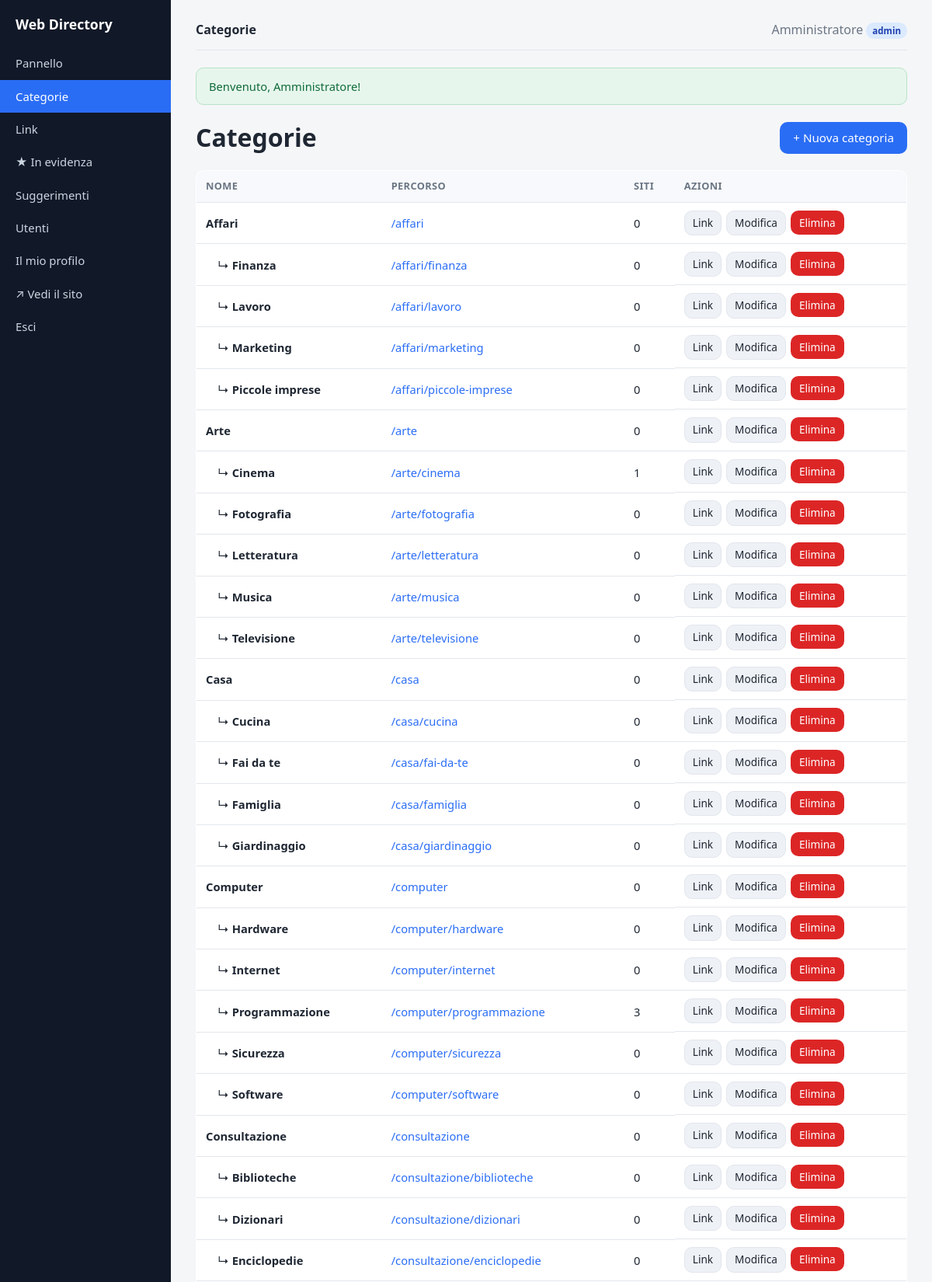
The app's page /admin/categories (signed in, upper part) with its own data.
### tables this page shows
CREATE TABLE `categories` (
  `id`          INT UNSIGNED NOT NULL AUTO_INCREMENT,
  `parent_id`   INT UNSIGNED NULL,
  `name`        VARCHAR(160) NOT NULL,
  `slug`        VARCHAR(180) NOT NULL,
  `path`        VARCHAR(2000) NOT NULL DEFAULT '',   
  `description` TEXT NULL,
  `sort_order`  INT NOT NULL DEFAULT 0,
  `created_at`  DATETIME NOT NULL DEFAULT CURRENT_TIMESTAMP,
  PRIMARY KEY (`id`),
  KEY `idx_categories_parent` (`parent_id`),
  KEY `idx_categories_path` (`path`(191)),
  CONSTRAINT `fk_categories_parent` FOREIGN KEY (`parent_id`)
      REFERENCES `categories`(`id`) ON DELETE CASCADE
);

### app/helpers.php (called while the page is built, shortened)
<?php
function e(?string $v): string
{
    return htmlspecialchars((string) $v, ENT_QUOTES | ENT_SUBSTITUTE, 'UTF-8');
}
function url(string $path = ''): string
{
    global $CONFIG;
    $base = rtrim($CONFIG['site']['base_url'] ?? '', '/');
    $path = '/' . ltrim($path, '/');
    return $base . ($path === '/' ? '/' : $path);
}
function view(string $view, array $data = [], string $layout = 'layout'): void
{
    extract($data, EXTR_SKIP);
    require APP_PATH . '/views/' . $view . '.php';
}

### app/controllers/AdminController.php (called while the page is built, shortened)
<?php
class AdminController
{
    public static function categories(): void
    {
        self::render('admin/categories', [
            'title'      => 'Categorie',
            'categories' => Category::all(),
        ]);
    }
    private static function render(string $view, array $data): void
    {
        $data['pending_badge'] = Link::pendingCount();
        view($view, $data, 'admin_layout');
    }
}

### app/config.php (called while the page is built)
<?php
return [
    'db' => [
        'driver'  => getenv('DB_DRIVER') ?: 'mysql',
        'host'    => getenv('DB_HOST') ?: '127.0.0.1',
        'name'    => getenv('DB_NAME') ?: 'dircms',
        'user'    => getenv('DB_USER') ?: 'root',
        'pass'    => getenv('DB_PASS') ?: '',
        'charset' => 'utf8mb4',
    ],
    'site' => [
        'name'     => 'Web Directory',
        'base_url' => '',
        'url'      => getenv('SITE_URL') ?: 'https://webdirectory.link',
    ],
    'per_page' => 20,
    'adsense' => [
        'client' => getenv('ADSENSE_CLIENT') ?: '',
        'slot'   => getenv('ADSENSE_SLOT') ?: '',
    ],
    'antispam' => [
        'enabled'  => true,
        'min_secs' => 3,
    ],
];

### app/models/Category.php (called while the page is built, shortened)
<?php
class Category
{
    public static function db(): PDO
    {
        return Database::pdo();
    }
    public static function all(): array
    {
        return self::db()->query(
            'SELECT * FROM categories ORDER BY path'
        )->fetchAll();
    }
    public static function linkCount(int $categoryId): int
    {
        $st = self::db()->prepare(
            "SELECT COUNT(*) FROM links WHERE category_id = ? AND status = 'approved'"
        );
        $st->execute([$categoryId]);
        return (int) $st->fetchColumn();
    }
}

### app/Database.php (called while the page is built, shortened)
<?php
class Database
{
    private static ?PDO $pdo = null;
    public static function connect(array $cfg): PDO
    {
        $dsn = sprintf(
            'mysql:host=%s;dbname=%s;charset=%s',
            $cfg['host'],
            $cfg['name'],
            $cfg['charset']
        );
        self::$pdo = new PDO($dsn, $cfg['user'], $cfg['pass'], [
            PDO::ATTR_ERRMODE            => PDO::ERRMODE_EXCEPTION,
            PDO::ATTR_DEFAULT_FETCH_MODE => PDO::FETCH_ASSOC,
            PDO::ATTR_EMULATE_PREPARES   => false,
        ]);
        return self::$pdo;
    }
    public static function pdo(): PDO
    {
        return self::$pdo;
    }
}

### app/views/admin/categories.php (the view, shortened to what this page needs)
<div class="page-head">
  <h1 style="margin:0">Categorie</h1>
  <a class="btn" href="<?= e(url('/admin/categories/create')) ?>">+ Nuova categoria</a>
</div>
<?php if (!$categories): ?>
  <p class="muted">Nessuna categoria. Creane una per iniziare.</p>
<?php else: ?>
  <table class="data">
    <thead><tr><th>Nome</th><th>Percorso</th><th>Siti</th><th>Azioni</th></tr></thead>
    <tbody>
      <?php foreach ($categories as $c): ?>
        <?php $depth = $c['path'] === '' ? 0 : substr_count($c['path'], '/'); ?>
        <tr>
          <td><?= str_repeat('&nbsp;&nbsp;&nbsp;', $depth) ?>
            <?= $depth ? '↳ ' : '' ?><strong><?= e($c['name']) ?></strong></td>
          <td><a href="<?= e(url($c['path'])) ?>" target="_blank">/<?= e($c['path']) ?></a></td>
          <td><?= Category::linkCount((int)$c['id']) ?></td>
          <td class="actions-cell">
            <a class="btn small secondary" href="<?= e(url('/admin/links')) ?>?category_id=<?= (int)$c['id'] ?>">Link</a>
            <a class="btn small secondary" href="<?= e(url('/admin/categories/' . $c['id'] . '/edit')) ?>">Modifica</a>
            <form method="post" action="<?= e(url('/admin/categories/' . $c['id'] . '/delete')) ?>"
                  onsubmit="return confirm('Eliminare «<?= e($c['name']) ?>» e tutto il suo contenuto?');">
              <button class="btn small danger" type="submit">Elimina</button>
            </form>
          </td>
        </tr>
      <?php endforeach; ?>
    </tbody>
  </table>
<?php endif; ?>

### public/index.php (shortened to what this page needs)
<?php
$configFile = APP_PATH . '/config.php';
$CONFIG = require $configFile;
require APP_PATH . '/Database.php';
require APP_PATH . '/helpers.php';
require APP_PATH . '/models/Category.php';
require APP_PATH . '/controllers/AdminController.php';
$uri = parse_url($_SERVER['REQUEST_URI'] ?? '/', PHP_URL_PATH) ?? '/';
$uri = '/' . trim(rawurldecode($uri), '/');
$method = $_SERVER['REQUEST_METHOD'] ?? 'GET';
foreach ($routes as [$rMethod, $pattern, $handler]) {
    if ($rMethod === $method && preg_match($pattern, $uri, $m)) {
        array_shift($m);
        $handler(...$m);
        exit;
    }
}

### assets/css/style.css (style rules this page uses)
:root { --bg:#f5f6f8; --panel:#ffffff; --ink:#1f2733; --muted:#6b7684; --brand:#2a6df5; --brand-dark:#1a52c9; --border:#e2e6ec; --ok:#1f9d55; --warn:#d97706; --danger:#dc2626; --pending:#fff7ed; --radius:10px; --shadow:0 1px 3px rgba(20,30,50,.08); }
* { box-sizing:border-box }
body { margin:0; font-family:system-ui,-apple-system,"Segoe UI",Roboto,Helvetica,Arial,sans-serif; color:var(--ink); background:var(--bg); line-height:1.5; }
a { color:var(--brand); text-decoration:none }
.btn { display:inline-block; padding:8px 16px; border-radius:var(--radius); border:1px solid transparent; background:var(--brand); color:#fff; font-size:.95rem; cursor:pointer; font-family:inherit; }
.btn.small { padding:5px 10px; font-size:.85rem }
.btn.secondary { background:#eef1f6; color:var(--ink); border-color:var(--border) }
.btn.danger { background:var(--danger) }
table.data { width:100%; border-collapse:collapse; background:var(--panel); border:1px solid var(--border); border-radius:var(--radius); overflow:hidden }
table.data th, table.data td { padding:10px 12px; text-align:left; border-bottom:1px solid var(--border); font-size:.92rem }
table.data th { background:#f7f9fc; font-size:.8rem; text-transform:uppercase; letter-spacing:.03em; color:var(--muted) }
.actions-cell { white-space:nowrap; display:flex; gap:6px }
.actions-cell form { display:inline }
h1 { margin-top:0 }
.page-head { display:flex; justify-content:space-between; align-items:center; gap:12px; flex-wrap:wrap; margin-bottom:18px }

### records on screen
categories: name "Affari", path "affari", id "0"
categories: name "Finanza", path "affari/finanza", id "0"
categories: name "Lavoro", path "affari/lavoro", id "0"
categories: name "Marketing", path "affari/marketing", id "0"
categories: name "Piccole imprese", path "affari/piccole-imprese", id "0"
categories: name "Arte", path "arte", id "0"
categories: name "Cinema", path "arte/cinema", id "1"
categories: name "Fotografia", path "arte/fotografia", id "0"
categories: name "Letteratura", path "arte/letteratura", id "0"
categories: name "Musica", path "arte/musica", id "0"
categories: name "Televisione", path "arte/televisione", id "0"
categories: name "Casa", path "casa", id "0"
categories: name "Cucina", path "casa/cucina", id "0"
categories: name "Fai da te", path "casa/fai-da-te", id "0"
categories: name "Famiglia", path "casa/famiglia", id "0"
categories: name "Giardinaggio", path "casa/giardinaggio", id "0"
categories: name "Computer", path "computer", id "0"
categories: name "Hardware", path "computer/hardware", id "0"
categories: name "Internet", path "computer/internet", id "0"
categories: name "Programmazione", path "computer/programmazione", id "3"
categories: name "Sicurezza", path "computer/sicurezza", id "0"
categories: name "Software", path "computer/software", id "0"
categories: name "Consultazione", path "consultazione", id "0"
categories: name "Biblioteche", path "consultazione/biblioteche", id "0"
categories: name "Dizionari", path "consultazione/dizionari", id "0"
categories: name "Enciclopedie", path "consultazione/enciclopedie", id "0"
